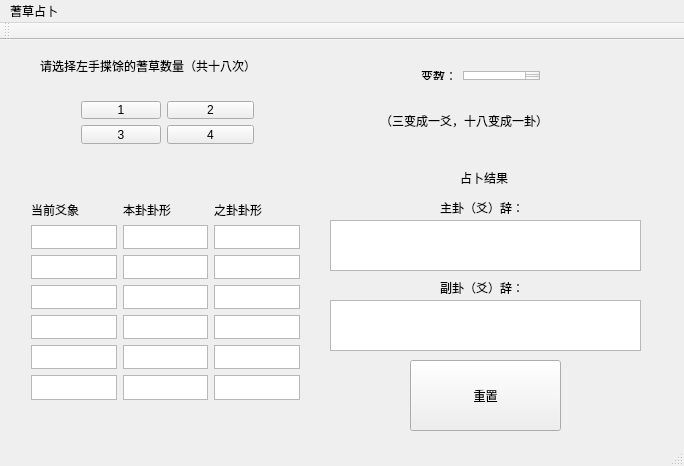
<?xml version="1.0" encoding="UTF-8"?>
<ui version="4.0">
 <class>MainWindow</class>
 <widget class="QMainWindow" name="MainWindow">
  <property name="geometry">
   <rect>
    <x>0</x>
    <y>0</y>
    <width>684</width>
    <height>466</height>
   </rect>
  </property>
  <property name="windowTitle">
   <string>MainWindow</string>
  </property>
  <widget class="QWidget" name="centralWidget">
   <widget class="QLabel" name="label_3">
    <property name="geometry">
     <rect>
      <x>40</x>
      <y>-10</y>
      <width>271</width>
      <height>71</height>
     </rect>
    </property>
    <property name="text">
     <string>请选择左手揲馀的蓍草数量（共十八次）</string>
    </property>
   </widget>
   <widget class="QLabel" name="label_6">
    <property name="geometry">
     <rect>
      <x>380</x>
      <y>40</y>
      <width>211</width>
      <height>81</height>
     </rect>
    </property>
    <property name="text">
     <string>（三变成一爻，十八变成一卦）</string>
    </property>
   </widget>
   <widget class="QLabel" name="label_7">
    <property name="geometry">
     <rect>
      <x>460</x>
      <y>130</y>
      <width>72</width>
      <height>15</height>
     </rect>
    </property>
    <property name="text">
     <string>占卜结果</string>
    </property>
   </widget>
   <widget class="QLabel" name="label_8">
    <property name="geometry">
     <rect>
      <x>440</x>
      <y>160</y>
      <width>111</width>
      <height>16</height>
     </rect>
    </property>
    <property name="text">
     <string>主卦（爻）辞：</string>
    </property>
   </widget>
   <widget class="QLabel" name="label_9">
    <property name="geometry">
     <rect>
      <x>440</x>
      <y>240</y>
      <width>111</width>
      <height>16</height>
     </rect>
    </property>
    <property name="text">
     <string>副卦（爻）辞：</string>
    </property>
   </widget>
   <widget class="QTextBrowser" name="guaci1">
    <property name="geometry">
     <rect>
      <x>330</x>
      <y>180</y>
      <width>311</width>
      <height>51</height>
     </rect>
    </property>
   </widget>
   <widget class="QTextBrowser" name="guaci2">
    <property name="geometry">
     <rect>
      <x>330</x>
      <y>260</y>
      <width>311</width>
      <height>51</height>
     </rect>
    </property>
   </widget>
   <widget class="QPushButton" name="chongzhi">
    <property name="geometry">
     <rect>
      <x>410</x>
      <y>320</y>
      <width>151</width>
      <height>71</height>
     </rect>
    </property>
    <property name="text">
     <string>重置</string>
    </property>
   </widget>
   <widget class="QWidget" name="layoutWidget">
    <property name="geometry">
     <rect>
      <x>70</x>
      <y>50</y>
      <width>195</width>
      <height>65</height>
     </rect>
    </property>
    <layout class="QFormLayout" name="formLayout">
     <item row="0" column="0">
      <widget class="QPushButton" name="pushButton">
       <property name="text">
        <string>1</string>
       </property>
      </widget>
     </item>
     <item row="0" column="1">
      <widget class="QPushButton" name="pushButton_2">
       <property name="text">
        <string>2</string>
       </property>
      </widget>
     </item>
     <item row="1" column="0">
      <widget class="QPushButton" name="pushButton_3">
       <property name="text">
        <string>3</string>
       </property>
      </widget>
     </item>
     <item row="1" column="1">
      <widget class="QPushButton" name="pushButton_4">
       <property name="text">
        <string>4</string>
       </property>
      </widget>
     </item>
    </layout>
   </widget>
   <widget class="QWidget" name="">
    <property name="geometry">
     <rect>
      <x>20</x>
      <y>150</y>
      <width>291</width>
      <height>221</height>
     </rect>
    </property>
    <layout class="QGridLayout" name="gridLayout">
     <item row="0" column="0">
      <widget class="QLabel" name="label_5">
       <property name="text">
        <string>当前爻象</string>
       </property>
      </widget>
     </item>
     <item row="0" column="1">
      <widget class="QLabel" name="label_2">
       <property name="text">
        <string>本卦卦形</string>
       </property>
      </widget>
     </item>
     <item row="0" column="2">
      <widget class="QLabel" name="label_4">
       <property name="text">
        <string>之卦卦形</string>
       </property>
      </widget>
     </item>
     <item row="1" column="0">
      <widget class="QTextBrowser" name="yao6"/>
     </item>
     <item row="1" column="1">
      <widget class="QTextBrowser" name="ben6"/>
     </item>
     <item row="1" column="2">
      <widget class="QTextBrowser" name="bian6"/>
     </item>
     <item row="2" column="0">
      <widget class="QTextBrowser" name="yao5"/>
     </item>
     <item row="2" column="1">
      <widget class="QTextBrowser" name="ben5"/>
     </item>
     <item row="2" column="2">
      <widget class="QTextBrowser" name="bian5"/>
     </item>
     <item row="3" column="0">
      <widget class="QTextBrowser" name="yao4"/>
     </item>
     <item row="3" column="1">
      <widget class="QTextBrowser" name="ben4"/>
     </item>
     <item row="3" column="2">
      <widget class="QTextBrowser" name="bian4"/>
     </item>
     <item row="4" column="0">
      <widget class="QTextBrowser" name="yao3"/>
     </item>
     <item row="4" column="1">
      <widget class="QTextBrowser" name="ben3"/>
     </item>
     <item row="4" column="2">
      <widget class="QTextBrowser" name="bian3"/>
     </item>
     <item row="5" column="0">
      <widget class="QTextBrowser" name="yao2"/>
     </item>
     <item row="5" column="1">
      <widget class="QTextBrowser" name="ben2"/>
     </item>
     <item row="5" column="2">
      <widget class="QTextBrowser" name="bian2"/>
     </item>
     <item row="6" column="0">
      <widget class="QTextBrowser" name="yao1"/>
     </item>
     <item row="6" column="1">
      <widget class="QTextBrowser" name="ben1"/>
     </item>
     <item row="6" column="2">
      <widget class="QTextBrowser" name="bian1"/>
     </item>
    </layout>
   </widget>
   <widget class="QWidget" name="">
    <property name="geometry">
     <rect>
      <x>410</x>
      <y>20</y>
      <width>141</width>
      <height>31</height>
     </rect>
    </property>
    <layout class="QHBoxLayout" name="horizontalLayout">
     <item>
      <widget class="QLabel" name="label">
       <property name="lineWidth">
        <number>1</number>
       </property>
       <property name="text">
        <string>变数：</string>
       </property>
       <property name="textFormat">
        <enum>Qt::AutoText</enum>
       </property>
      </widget>
     </item>
     <item>
      <widget class="QTextBrowser" name="bianshu"/>
     </item>
    </layout>
   </widget>
  </widget>
  <widget class="QMenuBar" name="menuBar">
   <property name="geometry">
    <rect>
     <x>0</x>
     <y>0</y>
     <width>684</width>
     <height>26</height>
    </rect>
   </property>
   <widget class="QMenu" name="menu">
    <property name="title">
     <string>蓍草占卜</string>
    </property>
   </widget>
   <addaction name="menu"/>
  </widget>
  <widget class="QToolBar" name="mainToolBar">
   <attribute name="toolBarArea">
    <enum>TopToolBarArea</enum>
   </attribute>
   <attribute name="toolBarBreak">
    <bool>false</bool>
   </attribute>
  </widget>
  <widget class="QStatusBar" name="statusBar"/>
 </widget>
 <layoutdefault spacing="6" margin="11"/>
 <resources/>
 <connections/>
</ui>
